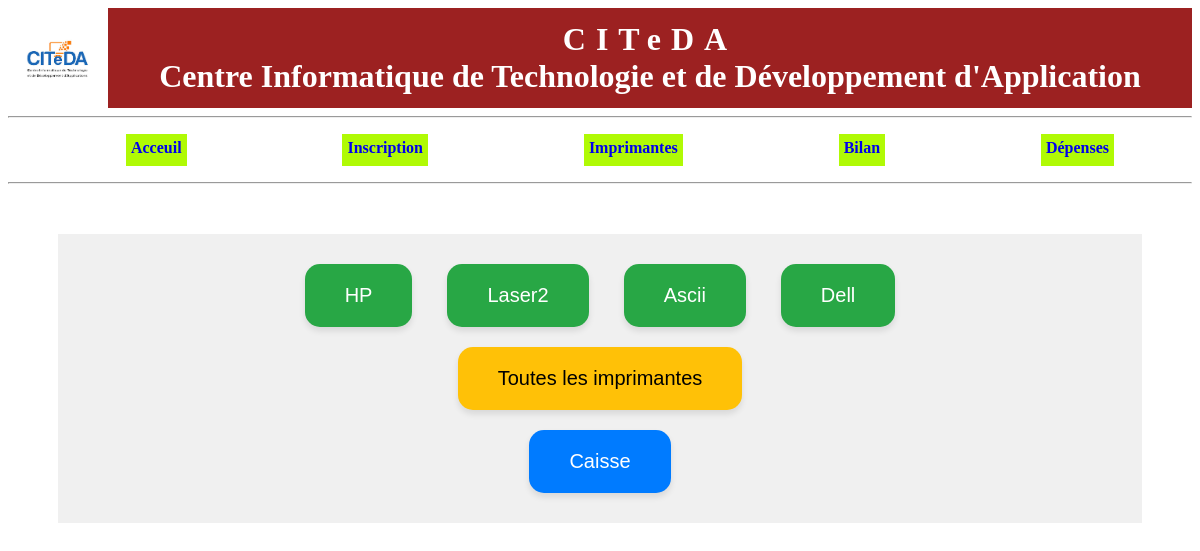
Page /choix.php (signed in) on the earlier database version.
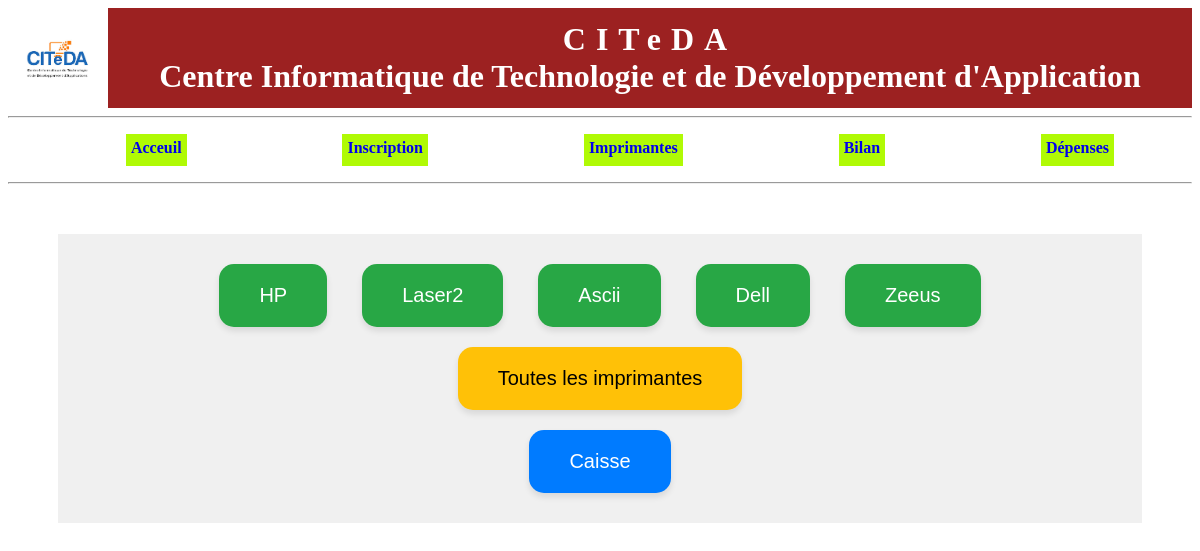
Same page on the later database version.
### tables this page shows
CREATE TABLE `imprimente` (
  `idimpr` int(10) NOT NULL,
  `nomimpr` varchar(30) NOT NULL,
  `prixphbn` int(10) NOT NULL,
  `priximbn` int(10) NOT NULL,
  `prixphclr` int(10) NOT NULL,
  `priximclr` int(10) NOT NULL
);

### choix.php (the view, shortened to what this page needs)
<?php
    include('header.php');
    ?>
<!DOCTYPE html>
<html lang="en">
<head>
    <link rel="stylesheet" type="text/css" href="header.css">
</head>
<body>
    <div class="tout">
    <?php
    try {
        $bdd = new PDO('mysql:host=localhost;dbname=citeda', 'root', '');
    } catch (Exception $e) {
        die('Erreur : ' . $e->getMessage());
    }
    $imprimantes = $bdd->query("SELECT idimpr, nomimpr FROM imprimente")->fetchAll(PDO::FETCH_ASSOC);
    echo '<div class="container">';
    foreach ($imprimantes as $imprimante): ?>
       <a href="prebilan.php?imprimante_id=<?= $imprimante['idimpr'] ?>">
        <button class="imprimante-btn">
            <?= $imprimante['nomimpr'] ?>
        </button>
        </a>
    <?php endforeach;
    echo '</div>';
    ?>
    <a href="bilan.php">
        <button class="all-imprimantes-btn">Toutes les imprimantes</button>
    </a>
    <a href="caisse.php">
        <button class="caisse-btn">Caisse</button>
    </a>
    </div>
</body>
</html>

Differences in the rows shown:
added imprimente: nomimpr "Zeeus"
